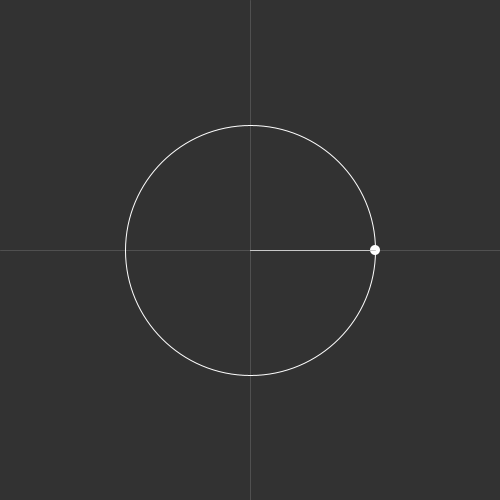
Frame 1 (no input)
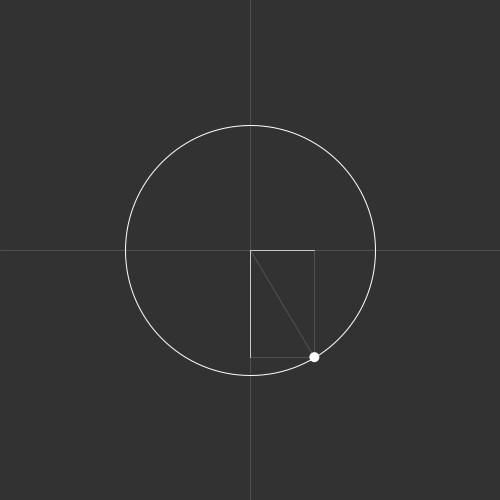
Frame 60 (the mouse pressed at the canvas centre just before this capture)
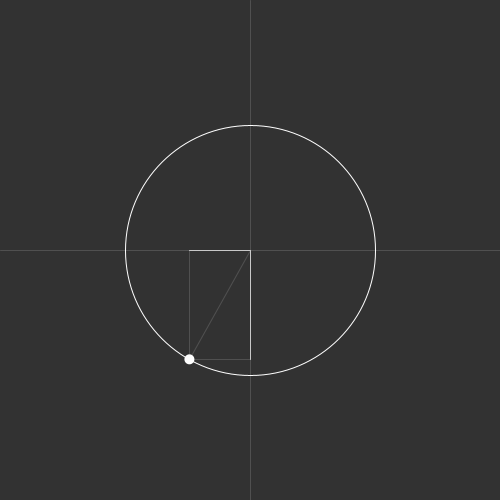
Frame 120 (the mouse held since frame 60 and released just before this capture)

The Processing sketch that drew these frames (run headless with seeded random() and noise(); from frame 60 on, the mouse is pressed at the canvas centre):

// Processing sketch: processing_166140
// ── processing_166140.pde

float x = 0;
float y = 0;
int angle = 0;
int radius = 125;

void setup() {
  size(500, 500);
  noStroke();
  rectMode(CENTER);
}

void draw() {
  translate(250, 250);
  
  background(50);
  stroke(80);
  // Y axis
  line(0, -250, 0, 250);
  // X axis
  line(-250, 0, 250, 0);
  
  noFill();
  stroke(255);
  ellipse(0, 0, radius*2, radius*2);
  
  
  
  if (angle == 360)
    angle = 0;
  
  x = cos(radians(angle)) * radius;
  y = sin(radians(angle)) * radius;
  
  // Background landmarks
  stroke(80);
  line(x, y, 0, y);
  line(x, y, x, 0);
  line(0, 0, x, y);
  
  // The moving circle
  fill(255);
  noStroke();
  ellipse(x, y, 10, 10);
  
  // COS representation
  stroke(200);
  line(0, 0, x, 0);
  line(0, 0, 0, y);
  
  angle++;
}
